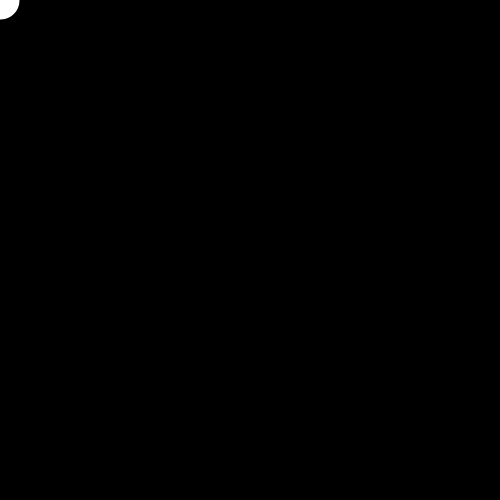
Frame 1 (no input)
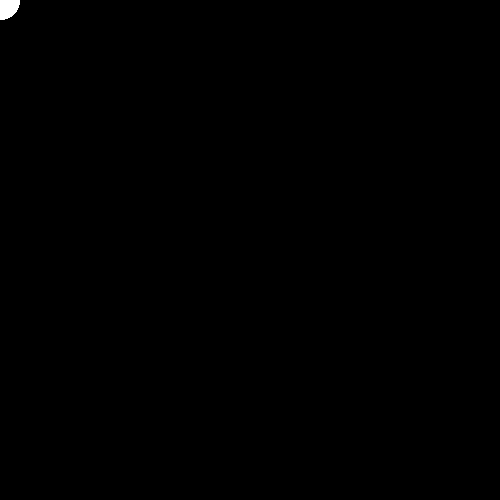
Frame 60 (the mouse pressed at the canvas centre just before this capture)
Frame 120 (the mouse held since frame 60 and released just before this capture): identical to frame 60, image omitted

The Processing sketch that drew these frames (run headless with seeded random() and noise(); from frame 60 on, the mouse is pressed at the canvas centre):

// Processing sketch: array_motion
// ── array_motion.pde
int[] x = new int[40];
int[] y = new int[40];

void setup() {
  size(500, 500);
    background(0);
}

void draw() {

  for (int i = 0; i < 40-1; i++) {
    strokeWeight(i);
    stroke(255);
    line(x[i], y[i], x[1+1], y[i+1]);
    x[i] = x[i+1];
    y[i] = y[i+1];
  }
}
